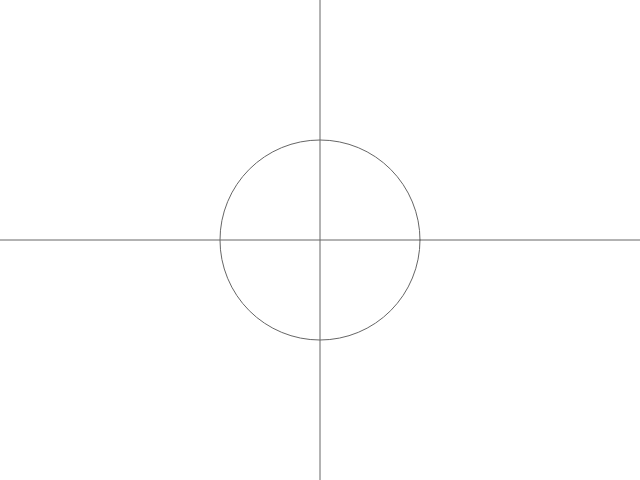
Frame 1 (no input)
Frame 60 (no input): identical to frame 1, image omitted
Frame 120 (the mouse pressed at the canvas centre since frame 60): identical to frame 1, image omitted

The p5.js sketch that drew this single still picture (run headless with seeded random() and noise() and a simulated clock; from frame 60 on, the mouse is pressed at the canvas centre):

// p5.js sketch
// ── sketch.js
// def main(args):
//     ileKw = int(input("Podaj ilość losowanych punktów: "))
//     ileKo = 0
//     r = 1

//     for i in range(ileKw):
//         x = random.random()
//         y = random.random()
//         if x**2 + y**2 <= r**2:
//             ileKo += 1

//     pi = 4 * ileKo / ileKw
//     print("Przybliżona wartość pi: ", pi)

szerokosc = 640;
wysokosc = 480;

ileKw = prompt("Podaj ilość punktów: ", 10000);
ileKo = parseInt(ileKw);
r = 100;
ileKo = 0;

function getRnd(min, max) {
	return Math.random() * (max - min) + min;
}

lx = [];
ly = [];

for (i = 0; i < ileKw; i++) {
	x = Math.floor(getRnd(-r, r));
	y = Math.floor(getRnd(-r, r));
	// console.log(x);
	// console.log(y);
	lx[i] = x;
	ly[i] = y;
	if (x*x + y*y <= r*r) {
		ileKo++;
	}
}


//console.log(x);
pi = 4 * ileKo / ileKw;
alert("Przybliżona wartość pi: " + pi);

function setup() {
  createCanvas(szerokosc, wysokosc);
  stroke('#666');
  background('#fff');
  ellipse(szerokosc / 2, wysokosc / 2, 2 * r, 2 * r);
  line(szerokosc / 2, 0, szerokosc / 2, wysokosc);
  line(0, wysokosc / 2, szerokosc, wysokosc / 2);
}

x_offset = szerokosc / 2;
y_offset = wysokosc / 2;


function draw() {
	for (i = 0; i < ileKw; i++) {
		if (lx[i]*lx[i] + ly[i]*ly[i] <= r*r) {
			stroke('#f00');
		} else {
			stroke('#000');
		}
		point(lx[i] + x_offset, ly[i] + y_offset);
	}
}
// ── rbrowna.js
w = 640;
h = 480;

n = 50;
x = y = 0;
lx = [0];
ly = [0];

function getRnd(min, max) {
	return Math.random() * (max - min) + min;
}

przesuniecie = 25;
for (i= 0; i < n; i++) {
	rad = Math.floor(getRnd(0, 360) * Math.PI / 180);
	x = x + Math.cos(rad) * przesuniecie;
	y = y + Math.sin(rad) * przesuniecie;
	lx[i+1]= x ;
	ly[i+1]= y ;
}

console.log(lx);


x_offset = h / 2;
y_offset = w / 2;

function setup() {
  createCanvas(w, h);
  point ('#664');
  stroke('#666');
  background('#fff');
  line(w / 2, 0, w / 2, h);
  line(0, h / 2, w, h / 2);
}

function draw() {
	for (i = 0; i < n; i++){
	point(lx[i] + x_offset , ly[i] + y_offset);
	line(lx[i]+ x_offset , ly[i]+ y_offset , lx[i+1]+ x_offset ,ly[i+1]+ y_offset);
	}
}
